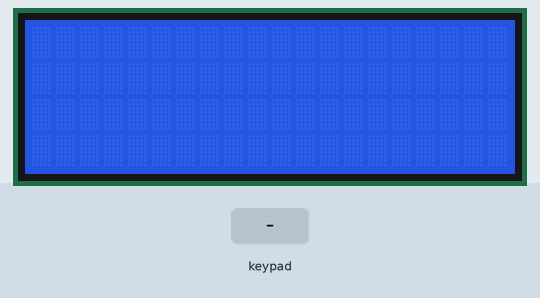
Bench run of a sketch on a simulated Arduino Uno, built with avr-gcc and run on an emulated ATmega328P. Shown: 20×4 character LCD. The inputs (shaded band) are chosen by the test bench. What the sketch prints to the serial monitor is not drawn.

Above: at 1.2 s.
1.3 s: keypad keys 5 4 3 2 # pressed 0.4 s apart
At 3.2 s:
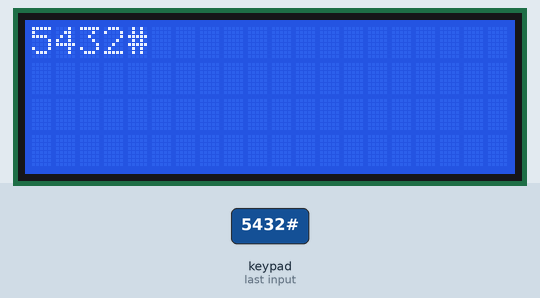
4.8 s: key '+' pressed
6.3 s: key '*' pressed
At 6.9 s:
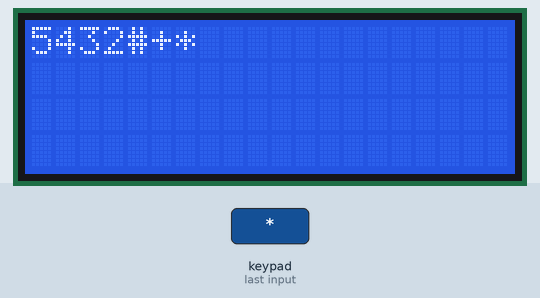
7.8 s: keypad keys 5 4 3 2 * pressed 0.4 s apart
At 10.5 s:
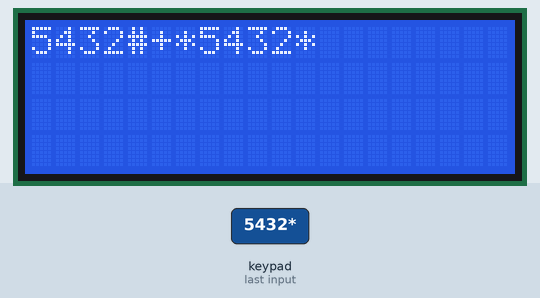
11.3 s: key '#' pressed
At 11.8 s:
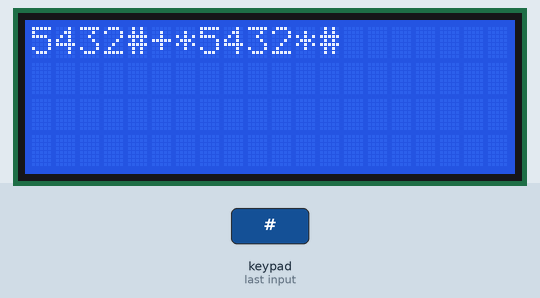
12.8 s: keypad keys 9 8 7 6 * pressed 0.4 s apart
At 13.8 s:
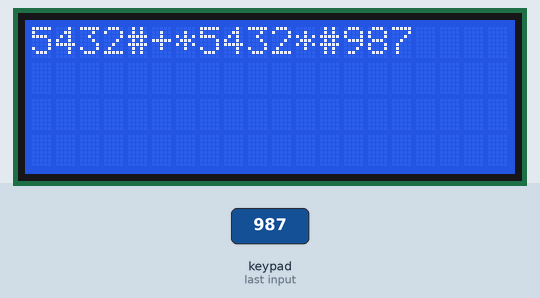
Timing chart, 0 to 15.8 s (numbered marks = the images above; inputs shaded):
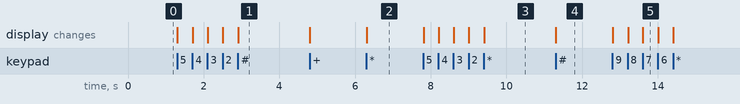

Measured:
- after the input at 1.3 s, the display: first changes at once (image 1 shows a later state)
- after the input at 6.3 s, the display: changes at once (image 2)
- after the input at 7.8 s, the display: first changes at once (image 3 shows a later state)
- after the input at 11.3 s, the display: changes at once (image 4)
- after the input at 12.8 s, the display: first changes at once (image 5 shows a later state)

The sketch:

klawiatura.ino
```cpp
#include <Keypad.h>
#include <LiquidCrystal_I2C.h>


const byte row = 4;
const byte col = 4;

byte colPins[col] = {5,4,3,2};
byte rowPins[row] = {9,8,7,6};
String a ="kupa";
char keys[row][col] = {
  {'1','2','3','+'},
  {'4','5','6','-'},
  {'7','8','9','*'},
  {'*','0','#','/'}
  };

Keypad klawiatura = Keypad(makeKeymap(keys),rowPins, colPins, row, col);

LiquidCrystal_I2C lcd(0x27,20,4);
int c = 0;
int k = 0;

void setup() {
  Serial.begin(9600);
  lcd.init();
  lcd.backlight();
}

void loop() {
  char klawisz = klawiatura.getKey();
  if(klawisz){
  if (c<16)
  {
  lcd.setCursor(c,k);
  lcd.print(klawisz);
  c++;
  Serial.print(c);
  }
  else
  {
  /*
  c = 0;
  k++;
  if (k>1){k=0}
  lcd.setCursor(c,k);
  lcd.print(klawisz);
  Serial.print("jest prawie ok");
  */
  lcd.clear();
  c=0;
  k=0;
  }
  };
}
```
